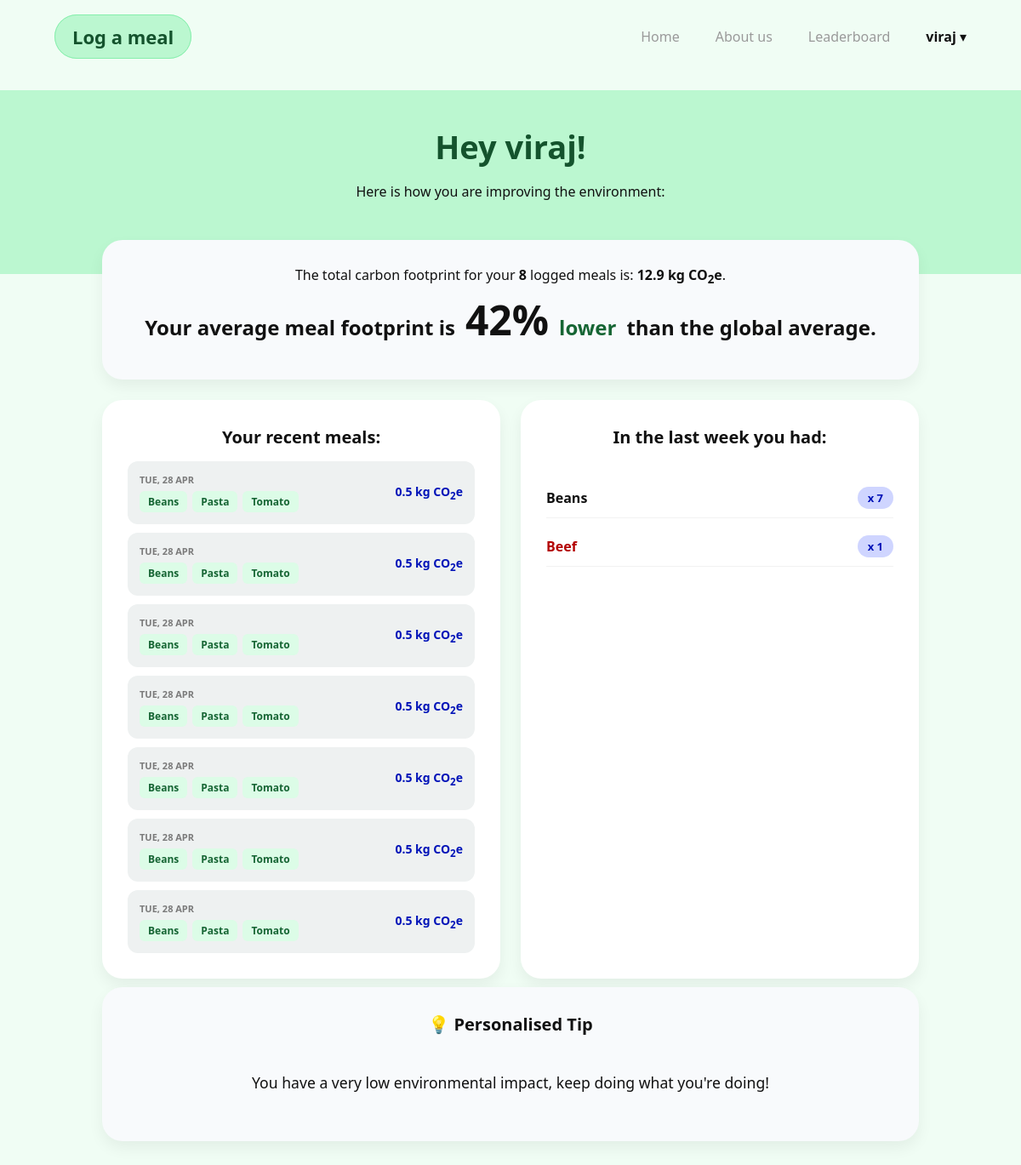
The page / (signed in) on the database its author committed.
### app/models.py (models this page shows, shortened)
class User(db.Model, UserMixin):
    __tablename__ = 'users'
    id: so.Mapped[int] = so.mapped_column(primary_key=True)
    username: so.Mapped[str] = so.mapped_column(sa.String(63), index=True, unique=True)
    email: so.Mapped[str] = so.mapped_column(sa.String(119), index=True, unique=True)
    password_hash: so.Mapped[Optional[str]] = so.mapped_column(sa.String(255))
    weekly_score: so.Mapped[int] = so.mapped_column(sa.Integer, index=True, default=0)
    meals: so.Mapped[list['Meal']] = so.relationship(back_populates='user')

class Meal(db.Model):
    id: so.Mapped[int] = so.mapped_column(primary_key=True)
    carb: so.Mapped[str] = so.mapped_column(sa.String(16))
    protein: so.Mapped[str] = so.mapped_column(sa.String(16))
    veg: so.Mapped[str] = so.mapped_column(sa.String(16))
    total_emissions: so.Mapped[float] = so.mapped_column(sa.Float, default=0)
    date_added: so.Mapped[str] = so.mapped_column(sa.Date, default=date.today())
    user_id: so.Mapped[int] = so.mapped_column(sa.ForeignKey(User.id), index=True)
    user: so.Mapped[User] = so.relationship(back_populates='meals')
    def get_qualitative_impact(self):
        if self.total_emissions < 0.5:
            qualitative_impact = "very_low"
        elif self.total_emissions < 1:
            qualitative_impact = "low"
        elif self.total_emissions < 2:
            qualitative_impact = "medium"
        elif self.total_emissions < 3:
            qualitative_impact = "high"
        else:
            qualitative_impact = "very_high"
        return qualitative_impact

### app/routes.py (the view)
@app.route("/", methods=["GET", "POST"])
def index():
    if current_user.is_authenticated:
        seven_days_ago = datetime.now().date() - timedelta(days=7)
        weekly_meals = [m for m in current_user.meals if m.date_added >= seven_days_ago]
        sorted_weekly_meals = sorted(weekly_meals, key=lambda x: x.id, reverse=True)
        tip_subset = sorted_weekly_meals[:7]
        sorted_weekly_meals = sorted_weekly_meals[:7]
        tip_proteins = [m.protein.lower() for m in tip_subset]
        protein_count = {}
        weekly_total = 0
        for meal in weekly_meals:
            weekly_total += meal.total_emissions
            protein_count[meal.protein] = protein_count.get(meal.protein, 0) + 1
        sorted_protein_count = dict(
            sorted(protein_count.items(), key=lambda item: item[1],
                   reverse=True))  # just so it lists the protein count in the 'in the last week you had' in order of quantity (desc)
        num_meals = len(weekly_meals)
        comparison_delta = 0
        comparison_label = "lower"  # Default
        if num_meals > 0:
            user_avg_meal = weekly_total / num_meals
            global_avg_meal = 2.78
            raw_percent = (user_avg_meal / global_avg_meal) * 100
            comparison_delta = int(abs(100 - raw_percent))
            comparison_label = "higher" if raw_percent > 100 else "lower"
        return render_template("index.html",
                               meals_to_display=sorted_weekly_meals,
                               tip_proteins=tip_proteins,
                               protein_count=sorted_protein_count,
                               weekly_total=weekly_total,
                               num_meals=num_meals,
                               comparison_delta=comparison_delta,
                               comparison_label=comparison_label,
                               user_name=current_user.username)
    else:
        return render_template("LandingPage.html")

### app/models.py (called while the page is built)
@login.user_loader
def load_user(id):
    return db.session.get(User, int(id))

### app/templates/index.html (shortened to what this page needs)
{% extends "base.html" %}
{% block styles %}
<link rel="stylesheet" href="{{ url_for('static', filename='css/page_style.css') }}">
{% endblock %}
{% block content %}
<main class="dash">
    <section class="dash-hero">
        <h1 class="dash-title">{{"Hey " + user_name +"!" if user_name else "You are not logged in" }}</h1>
        <p class="dash-subtitle">Here is how you are improving the environment:</p>
    </section>
    <section class="stats">
        <div class="stat-card stat-card--full">
            <div class="dash-subtitle">
                The total carbon footprint for your <strong>{{ num_meals }}</strong> logged meals is: <strong>{{
                weekly_total|round(2) }} kg
                CO<sub>2</sub>e</strong>.
            </div>
            <div class="comparison-display">
                <span class="comparison-label">Your average meal footprint is</span>
                <span class="comparison-value">{{ comparison_delta }}%</span>
                <span class="comparison-label {% if comparison_label == 'higher' %}text-red{% else %}text-green{% endif %}">
        {{ comparison_label }}
    </span>
                <span class="comparison-label">than the global average.</span>
            </div>
        </div>
        <div class="stat-card">
            <div class="stat-title">Your recent meals:</div>
            <div class="history-list">
                {% set high_impact = ['beef', 'lamb', 'shrimp'] %}
                {% set low_impact = ['tofu', 'lentils', 'chickpeas', 'beans', 'bread', 'potato', 'pasta', 'oats',
                'carrot', 'broccoli', 'tomato', 'onion'] %}
                {% for meal in meals_to_display %}
                <div class="history-item">
                    <div class="history-left">
                        <div class="history-date">{{ meal.date_added.strftime('%a, %d %b') }}</div>
                        <div class="history-ingredients">
                            <span class="ing-tag {% if meal.protein in high_impact %}ing-tag--high{% elif meal.protein in low_impact %}ing-tag--low{% endif %}">
                                {{ meal.protein }}
                            </span>
                            <span class="ing-tag {% if meal.carb in high_impact %}ing-tag--high{% elif meal.carb in low_impact %}ing-tag--low{% endif %}">
                                {{ meal.carb }}
                            </span>
                            <span class="ing-tag {% if meal.veg in high_impact %}ing-tag--high{% elif meal.veg in low_impact %}ing-tag--low{% endif %}">
                                {{ meal.veg }}
                            </span>
                        </div>
                    </div>
                    <div class="history-emission {% if meal.get_qualitative_impact() in ['high', 'very_high'] %}history-emission--high{% endif %}">
                        {{ meal.total_emissions|round(2) }} kg CO<sub>2</sub>e
                    </div>
                </div>
                {% else %}
                <div class="stat-label" style="margin-top: 10px;">You haven't logged any meals yet!</div>
                {% endfor %}
            </div>
        </div>
        <div class="stat-card stat-card--right">
            <div class="stat-title">In the last week you had:</div>
            <div class="freq-container">
                <div class="freq-list">
                    {% for k, v in protein_count.items() %}
                    <div class="freq-item">
                        <div class="freq-name {% if k in high_impact %}freq-name--high{% endif %}">
                            {{ k }}
                        </div>
                        <div class="freq-count">x {{ v }}</div>
                    </div>
                    {% else %}
                    <div class="stat-label" style="margin-top: 10px;">No data to display.</div>
                    {% endfor %}
                </div>
            </div>
        </div>
    </section>
    <section class="stats">
        <div class="stat-card stat-card--full" style="margin-top: 20px;">
            <div class="stat-title" style="text-align: center;">💡 Personalised Tip</div>
            <div class="tip-content" style="text-align: center; font-size: 1.1rem; padding: 10px 0;">
                {% if "beef" in tip_proteins %}
                <p>Try swapping out beef for pork!</p>
                {% elif "lamb" in tip_proteins %}
                <p>Try swapping out lamb for turkey!</p>
                {% elif "shrimp" in tip_proteins %}
                <p>Try swapping out shrimp for wild fish!</p>
                {% elif "pork" in tip_proteins %}
                <p>Try swapping out pork for tofu!</p>
                {% else %}
                <p>You have a very low environmental impact, keep doing what you're doing!</p>
                {% endif %}
            </div>
        </div>
    </section>
</main>
{% endblock %}

### app/templates/base.html (shortened to what this page needs)
<!DOCTYPE html>
<html lang="en">
<head>
    <link rel="stylesheet" href="{{ url_for('static', filename='css/style.css') }}">
    {% block styles %}{% endblock %}
</head>
<body>
<header class="nav">
    <div class="nav-inner">
        <div class="nav-brand">
            {% if current_user.is_authenticated %}
            <a href="{{ url_for('log_meal') }}">Log a meal</a>
            {% else %}
            <a href="#" class="nav-link--disabled">Log a meal</a>
            {% endif %}
        </div>
        <nav class="nav-links">
            <a href="{{ url_for('index') }}">Home</a>
            <a href="{{ url_for('about') }}">About us</a>
            {% if current_user.is_authenticated %}
            <a href="{{ url_for('leaderboard') }}">Leaderboard</a>
            <div class="nav-user-dropdown">
                <button class="dropdown-trigger">
                    <strong>{{ current_user.username }}</strong> ▾
                </button>
            </div>
            {% else %}
            <a href="{{ url_for('login') }}">Login</a>
            <a href="{{ url_for('signup') }}" class="nav-cta">Sign Up</a>
            {% endif %}
        </nav>
    </div>
</header>
{% block content %}
{% endblock %}
</body>
</html>

### app/static/css/style.css (style rules this page uses)
*, *::before, *::after { box-sizing: border-box; }
:root { --bg-main: #ffffff; --bg-page: #eef1f1; --lavender: #cfd5ff; --blue-primary: #0b3dff; --blue-dark: #0013b8; --text-main: #111111; --text-muted: #7a7a7a; --text-nav: #9a9a9a; --card-bg: #ffffff; --shadow-sm: 0 8px 18px rgba(0, 0, 0, 0.06); --container-max: 1120px; --text-danger: #b30000; --bg-danger: #ffdbdb; --text-success: #166534; --bg-success: #dcfce7; }
body { margin: 0; font-family: system-ui, -apple-system, sans-serif; background: var(--bg-main); color: var(--text-main); }
.nav-inner { max-width: var(--container-max); margin: 0 auto; padding: 22px 24px; display: flex; align-items: center; justify-content: space-between; }
.nav-brand a { text-decoration: none; color: #14532d; font-weight: 700; font-size: 22px; padding: 10px 20px; border-radius: 999px; background: #bbf7d0; border: 1px solid #86efac; transition: all 0.2s ease; }
.nav-links { list-style: none; display: flex; align-items: center; gap: 42px; }
.nav-links a { text-decoration: none; color: var(--text-nav); font-weight: 500; }
.nav-user-dropdown { position: relative; display: inline-block; }
.dropdown-trigger { background: none; border: none; color: var(--text-main); font-size: 16px; cursor: pointer; padding: 10px 0; font-family: inherit; }
.nav-user-dropdown::after { content: ""; position: absolute; top: 100%; left: 0; width: 100%; height: 15px; }

### app/static/css/page_style.css (style rules this page uses)
body { background: #f0fdf4; }
.dash-hero { background: #bbf7d0; padding: 40px 20px 70px; text-align: center; }
.dash-title { margin: 0; font-size: 38px; font-weight: 800; color: #14532d; }
.stats { max-width: 1000px; margin: -40px auto 30px; padding: 0 20px; display: grid; grid-template-columns: 1fr 1fr; gap: 24px; }
.stat-card { background: #ffffff; border-radius: 24px; box-shadow: var(--shadow-sm); padding: 30px; display: flex; flex-direction: column; }
.stats .stat-card { text-align: center; justify-content: center; min-height: 140px; }
.stat-card--full { grid-column: 1 / -1; display: flex; flex-direction: column; align-items: center; background-color: #f8fafc; text-align: center; }
.comparison-display { display: flex; align-items: baseline; justify-content: center; gap: 12px; margin: 15px 0; }
.comparison-value { font-size: 48px; font-weight: 800; color: var(--text-main); line-height: 1; }
.comparison-label { font-size: 24px; font-weight: 700; }
.text-green { color: var(--text-success); }
.stat-title { font-size: 20px; font-weight: 800; margin-bottom: 15px; }
.history-list, .freq-list { display: flex; flex-direction: column; gap: 10px; }
.history-item { display: flex; justify-content: space-between; align-items: center; padding: 14px; background: var(--bg-page); border-radius: 12px; }
.history-left { display: flex; flex-direction: column; gap: 6px; text-align: left; }
.history-date { font-size: 11px; color: var(--text-muted); font-weight: 700; text-transform: uppercase; }
.history-ingredients { display: flex; gap: 6px; }
.ing-tag { font-size: 12px; font-weight: 700; padding: 4px 10px; border-radius: 6px; background: #e2e2e2; color: #14532d; text-transform: capitalize; }
.ing-tag--low { background: var(--bg-success); color: var(--text-success); }
.history-emission { font-size: 14px; color: var(--blue-dark); font-weight: 600; }
.freq-container { flex-grow: 1; display: flex; flex-direction: column; justify-content: flex-start; padding: 20px 0; }
.freq-item { display: flex; justify-content: space-between; align-items: center; padding: 10px 0; border-bottom: 1px solid rgba(0, 0, 0, 0.05); }
.freq-name { font-weight: 600; font-size: 16px; text-transform: capitalize; color: var(--text-main); }
.freq-item .freq-name--high { color: var(--text-danger); }
.freq-count { background: var(--lavender); color: var(--blue-dark); padding: 4px 12px; border-radius: 99px; font-weight: 800; font-size: 13px; }

### rows shown on the page
User: username "viraj", username "Hey viraj!"
Meal: date_added "TUE, 28 APR", protein "Beans", carb "Pasta", veg "Tomato", total_emissions "0.5"
Meal: date_added "TUE, 28 APR", protein "Beans", carb "Pasta", veg "Tomato", total_emissions "0.5"
Meal: date_added "TUE, 28 APR", protein "Beans", carb "Pasta", veg "Tomato", total_emissions "0.5"
Meal: date_added "TUE, 28 APR", protein "Beans", carb "Pasta", veg "Tomato", total_emissions "0.5"
Meal: date_added "TUE, 28 APR", protein "Beans", carb "Pasta", veg "Tomato", total_emissions "0.5"
Meal: date_added "TUE, 28 APR", protein "Beans", carb "Pasta", veg "Tomato", total_emissions "0.5"
Meal: date_added "TUE, 28 APR", protein "Beans", carb "Pasta", veg "Tomato", total_emissions "0.5", v "7"
Meal: protein "Beef", v "1"

### other values the page prints
{{ num_meals }} "8"
{{ weekly_total|round(2) }} "12.9"
{{ comparison_delta }} "42"
{{ comparison_label }} "lower"
